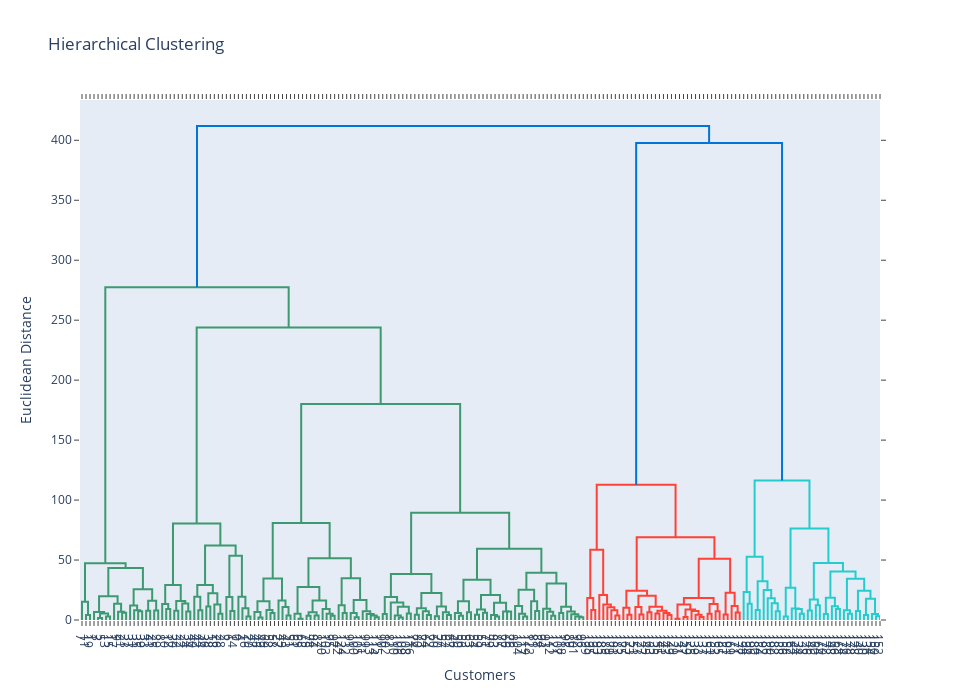

The notebook cell saved with this chart:
### Markdown cell above
## 5.2 Hierarchical Clustering

### Code cell
fig = ff.create_dendrogram(customer_clsuter_df, linkagefun = lambda x: sch.linkage(customer_clsuter_df, 'ward'))
fig['layout'].update(
    title = 'Hierarchical Clustering', 
    xaxis_title = 'Customers', 
    yaxis_title = 'Euclidean Distance', 
    width = 960, 
    height = 700)
iplot(fig)
